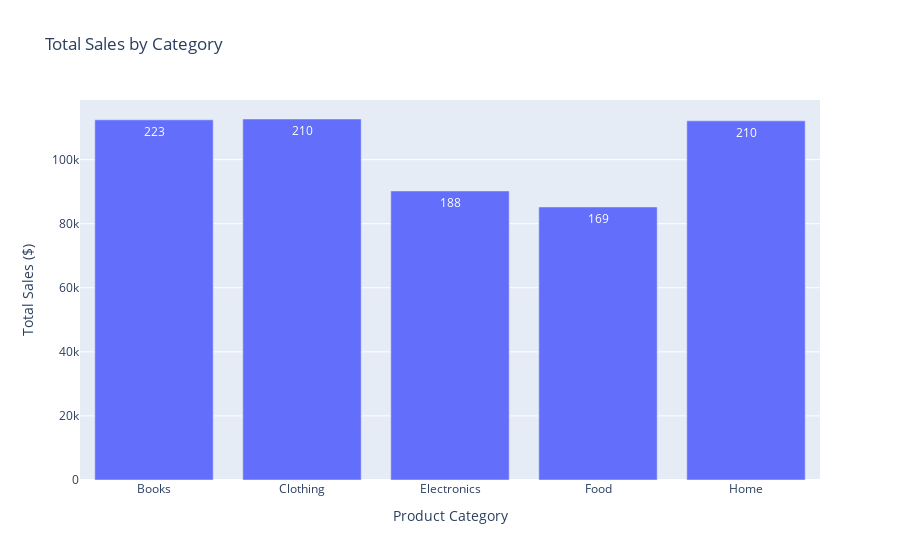

The cell this chart's notebook holds for it:
### Code cell
# Plot the results
fig: go.Figure = px.bar(
    category_sales.reset_index(),
    x="category",
    y="total_sales",
    title="Total Sales by Category",
    text="transaction_count",
    labels={"total_sales": "Total Sales ($)", "category": "Product Category"},
)
fig.show()

### Figure 1 — Plotly figure (JSON) as saved in the notebook; plotly's stock layout.template omitted (floating-point values rounded to 4 significant figures)
{"data": [{"hovertemplate": "Product Category=%{x}<br>Total Sales ($)=%{y}<br>transaction_count=%{text}<extra></extra>", "legendgroup": "", "marker": {"color": "#636efa", "pattern": {"shape": ""}}, "name": "", "orientation": "v", "showlegend": false, "text": [223.0, 210.0, 188.0, 169.0, 210.0], "textposition": "auto", "type": "bar", "x": ["Books", "Clothing", "Electronics", "Food", "Home"], "xaxis": "x", "y": [112400.0, 112700.0, 90230.0, 85220.0, 112100.0], "yaxis": "y"}], "layout": {"barmode": "relative", "legend": {"tracegroupgap": 0}, "title": {"text": "Total Sales by Category"}, "xaxis": {"anchor": "y", "domain": [0, 1], "title": {"text": "Product Category"}}, "yaxis": {"anchor": "x", "domain": [0, 1], "title": {"text": "Total Sales ($)"}}}}
